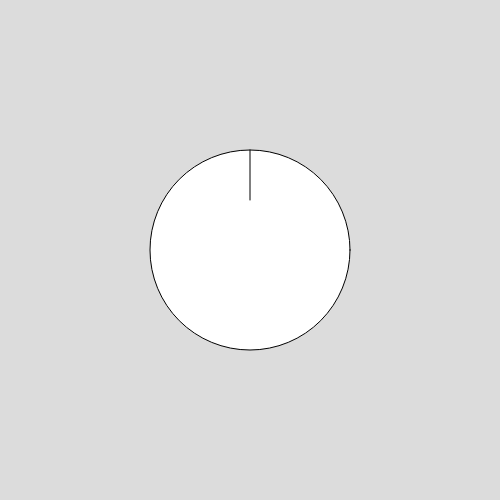
Frame 1 (no input)
Frame 60 (no input): identical to frame 1, image omitted
Frame 120 (the mouse pressed at the canvas centre since frame 60): identical to frame 1, image omitted

The p5.js sketch that drew this single still picture (run headless with seeded random() and noise() and a simulated clock; from frame 60 on, the mouse is pressed at the canvas centre):

// p5.js sketch
// ── sketch.js
let degree = 45;

function setup() {
  createCanvas(500, 500);
  angleMode(DEGREES);
}


function draw() {
  background(220);
  circle(width/2, height/2, 200);
  let centerX = width/2
  let centerY = height/2
  for(let i = 0; i<4; i++){
    line(width/2,height/2-100,width/2,height/2-50);
    translate(centerX,centerY);
    rotate(90);
    translate(100,100);
  }
}
